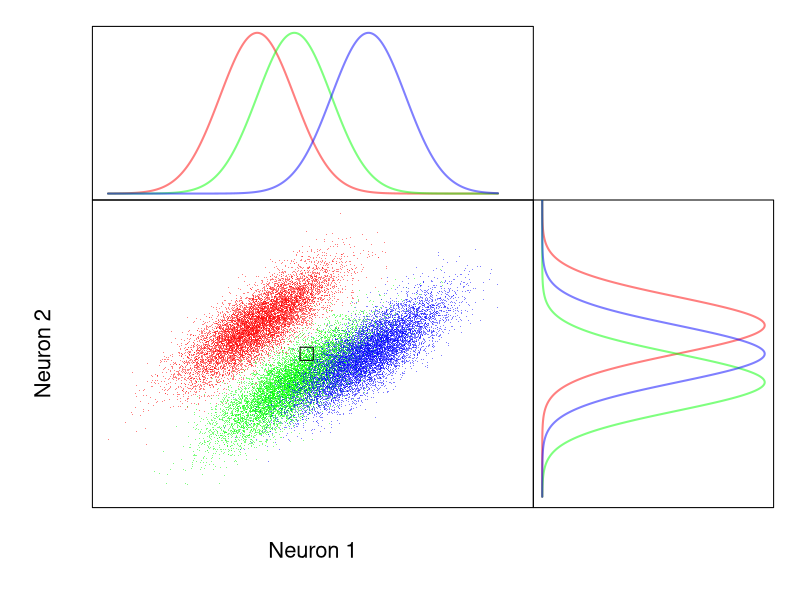

The R script that drew this image:
library(plotrix)
library(mvtnorm)

nballs=3;
npoints=10000;
colpal=rainbow(nballs,alpha=0.5);
S<-vector("list",length=nballs);
XLIM=c(-3,8);
YLIM=c(-3,7);

for(i in 1:nballs){
	cor=.8+0.*runif(n=1,min=-1,max=1);
	S1=1.+0*rnorm(1,mean=.6,sd=.1)^2;
	S2=1.+0*rnorm(1,mean=.6,sd=.1)^2;
	S[[i]]=matrix(c(S1^2,cor*S1*S2,cor*S1*S2,S2^2),ncol=2,nrow=2);
}

xcenters<-seq(3,nballs-2,length=nballs)+runif(n=nballs,min=-2,max=2);
xcenters<-c(1,2,4);
ycenters<-seq(3,nballs-2,length=nballs)+runif(n=nballs,min=-2,max=2);
ycenters<-c(3,1,2);
pts = vector("list",length=nballs);
for(i in 1:nballs) pts[[i]]=rmvnorm(n=npoints,mean=c(xcenters[i],ycenters[i]),sigma=S[[i]]);

xrange<-seq(from=range(pts)[1],to=range(pts)[2],length.out=npoints);
yrange<-xrange;

layout( matrix( c(1,3,3,1,3,3,0,2,2),ncol=3) )

par(mar=c(0,7,2,0));
plot(xrange,dnorm(xrange,xcenters[1],S[[1]][1,1]),xlim=XLIM, type='l',lwd=2,xaxt="n",yaxt="n",
	xlab="",ylab="",col=colpal[1])
lines(xrange,dnorm(xrange,xcenters[2],S[[2]][1,1]), type='l',lwd=2,xaxt="n",yaxt="n",
	xlab="",ylab="",col=colpal[2])
lines(xrange,dnorm(xrange,xcenters[3],S[[3]][1,1]), type='l',lwd=2,xaxt="n",yaxt="n",
	xlab="",ylab="",col=colpal[3])
par(mar=c(7,0,0,2));


plot(dnorm(yrange,ycenters[1],S[[1]][2,2]),yrange, ylim=YLIM, type='l',lwd=2,xaxt="n",yaxt="n",
	xlab="",ylab="",col=colpal[1])
lines(dnorm(yrange,ycenters[2],S[[2]][2,2]),yrange,type='l',lwd=2,xaxt="n",yaxt="n",
	xlab="",ylab="",col=colpal[2])
lines(dnorm(yrange,ycenters[3],S[[3]][2,2]),yrange,type='l',lwd=2,xaxt="n",yaxt="n",
	xlab="",ylab="",col=colpal[3])
par(mar=c(7,7,0,0));
plot(1:3,1:3,type="n",xaxt="n",yaxt="n",xlim=XLIM,ylim=YLIM,xlab="Neuron 1",ylab="Neuron 2",cex.lab=2);
for(i in 1:nballs) points(pts[[i]],col=colpal[i],pch=".")
points(x=mean(xcenters),y=mean(ycenters),pch=22,cex=3);


